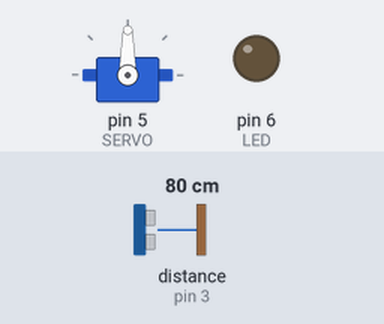
The sketch below on a simulated Arduino Uno, built with avr-gcc and run on an emulated ATmega328P. Parts: servo, output pins drawn as LEDs (lit = HIGH). Wiring (inferred from the names in the program): ultrasonic range finder: trigger pin 2; echo pin 3. The inputs (shaded band) are chosen by the test bench; at power-on: distance to the obstacle (sensor on pin 3) 80 cm. The echo pulse lasts 58.3 µs per cm; pins used as bus, display or sensor lines are not drawn.

Above: at 1.2 s.
1.3 s: distance to the obstacle (sensor on pin 3) set to 24 cm
3.2 s: distance to the obstacle (sensor on pin 3) set to 20 cm
At 10.9 s:
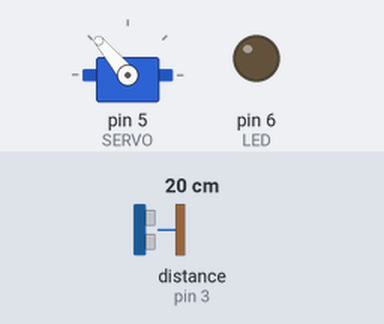
At 29.0 s:
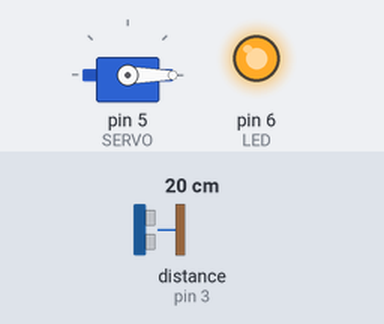
Timing chart, 0 to 63.5 s (numbered marks = the images above; inputs shaded):
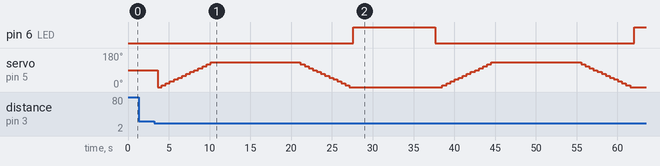

Measured:
- the behaviour switches between 22 and 21 cm on distance to the obstacle (sensor on pin 3) (found by bisection; images 0 and 1)
- after the input at 1.3 s, every drawn part: stays the same

The sketch:

fuente.ino
```cpp
#include<Servo.h>

int TRIG = 2;
int ECO = 3;
int LED = 6;
int DURACION;
int DISTANCIA;
Servo MOTOR;
int SERVO = 5;

void setup()
{
  MOTOR.attach(SERVO);
  pinMode(TRIG, OUTPUT);
  pinMode(ECO, INPUT);
  pinMode(LED, OUTPUT);
}
void loop()
{
  digitalWrite(TRIG, HIGH);
  delay(1);
  digitalWrite(TRIG, LOW);
  DURACION = pulseIn(ECO, HIGH);
  DISTANCIA = DURACION / 58.2;
  delay(400);
  if (DISTANCIA <= 20 && DISTANCIA >= 0)
  {
    AbrirPuerta();
    delay(10000);
    CerrarPuerta();
  }
}
void AbrirPuerta() {
  for (int i = 0; i <= 13; i++) {
    MOTOR.write(i * 10);
    delay(500);
  }
}
void CerrarPuerta() {
  for (int i = 13; i >= 0; i--) {
    MOTOR.write(i * 10);
    delay(500);
  }

  digitalWrite(LED, HIGH);
  delay(10000);
  digitalWrite(LED, LOW);
}
```
